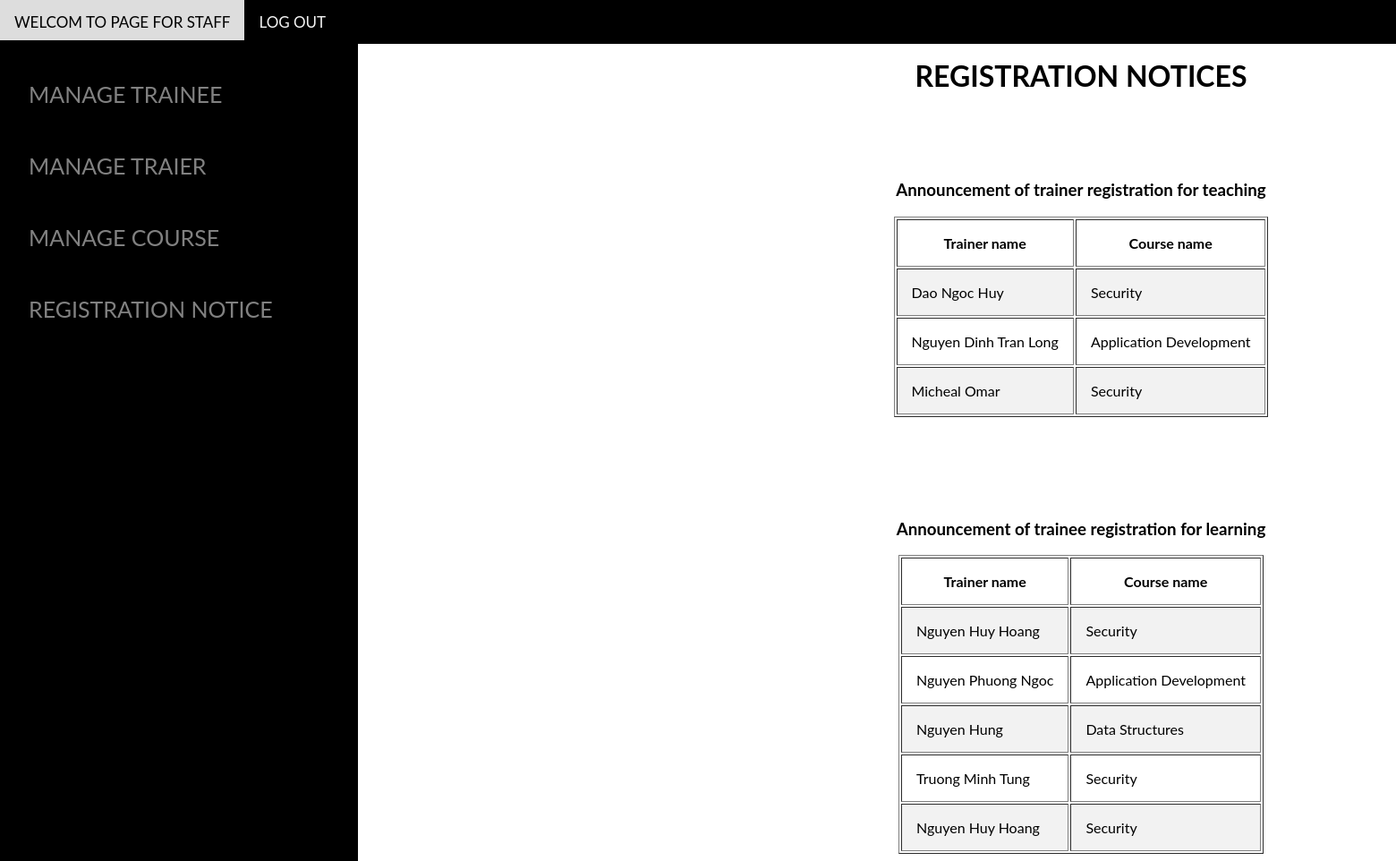
/regiscourseforstaff.php, run on the app's committed database.
### tables this page shows
CREATE TABLE `registrainer` (
  `TrName` varchar(255) NOT NULL,
  `CeName` varchar(255) NOT NULL
);

CREATE TABLE `registrainee` (
  `TeName` varchar(255) NOT NULL,
  `CName` varchar(255) NOT NULL
);

### db.php (called while the page is built, shortened)
<?php
$hostname = 'localhost';
$username='root';
$password='';
$dbname='1670';
$port=3306;
function query($sql)
{
    global $hostname;
    global $username;
    global $password;
    global $dbname;
    global $port;
    $conn = new mysqli($hostname, $username, $password, $dbname, $port);
    $result = $conn->query($sql);
    $rows = mysqli_fetch_all($result);
    return $rows;
}
?>

### regiscourseforstaff.php (the view, shortened to what this page needs)
<!DOCTYPE html>
<html>
<head>
    <link rel="stylesheet" type="text/css" href="addstyle.css">
</head>
<body>
<div class="navbar">
  <a href="#">WELCOM TO PAGE FOR STAFF</a>
  <a href="loginform1.php">LOG OUT</a>
</div>
<div class="sidenav">
    <br>
    <a href="managetraineeforstaff.php">MANAGE TRAINEE</a>
    <br><br>
    <a href="managetrainerforstaff.php">MANAGE TRAIER</a>
    <br><br>
    <a href="managecourseforstaff.php">MANAGE COURSE</a>
    <br><br>
    <a href="regiscourseforstaff.php">REGISTRATION NOTICE</a>
</div>
<div class="main" style="width: 1600px;">
<h1 style="text-align: center;">REGISTRATION NOTICES</h1>
<br><br><br>
<table style="margin-left: auto;margin-right: auto;" border="1px">
<h3 style="text-align: center">Announcement of trainer registration for teaching</h3>
    <tr>
        <td style="text-align: center;font-weight: bold">Trainer name</td>
        <td style="text-align: center;font-weight: bold">Course name</td>
    </tr>
    <?php
    require_once('./db.php');
    $sql = "Select * From registrainer";
    $rows = query($sql);
    for($i=0; $i<count($rows); $i++)
    {
?>
        <tr>
            <td align="center"><?=$rows[$i][0]?></td>
            <td align="center"><?=$rows[$i][1]?></td>
        </tr>
<?php
    }
?>
</table>
<br><br><br><br><br>
<table style="margin-left: auto;margin-right: auto;" border="1px">
<h3 style="text-align: center">Announcement of trainee registration for learning</h3>
    <tr>
        <td style="text-align: center;font-weight: bold">Trainer name</td>
        <td style="text-align: center;font-weight: bold">Course name</td>
    </tr>
    <?php
    require_once('./db.php');
    $sql = "Select * From registrainee";
    $rows = query($sql);
    for($i=0; $i<count($rows); $i++)
    {
?>
        <tr>
            <td align="center"><?=$rows[$i][0]?></td>
            <td align="center"><?=$rows[$i][1]?></td>
        </tr>
<?php
    }
?>
</table>
</div>
</body>
</html>

### addstyle.css (style rules this page uses)
.navbar { overflow: hidden; background-color: black; position: fixed; top: 0; left: 0; width: 100%; }
.navbar a { float: left; display: block; color: #f2f2f2; text-align: center; padding: 14px 16px; text-decoration: none; font-size: 17px; }
th, td { text-align: left; padding: 16px; }
tr:nth-child(even) { background-color: #f2f2f2; }
body { font-family: "Lato", sans-serif; }
.sidenav { height: 100%; width: 400px; position: fixed; top: 45px; left: 0; background-color: black; overflow-x: hidden; padding-top: 20px; }
.sidenav a { padding: 6px 6px 6px 32px; text-decoration: none; font-size: 25px; color: #818181; display: block; }
.main { margin-left: 400px; margin-top: 65px; }

### data on the page
registrainer: TrName "Dao Ngoc Huy", CeName "Security"
registrainer: TrName "Nguyen Dinh Tran Long", CeName "Application Development"
registrainer: TrName "Micheal Omar", CeName "Security"
registrainee: TeName "Nguyen Huy Hoang", CName "Security"
registrainee: TeName "Nguyen Phuong Ngoc", CName "Application Development"
registrainee: TeName "Nguyen Hung", CName "Data Structures"
registrainee: TeName "Truong Minh Tung", CName "Security"
